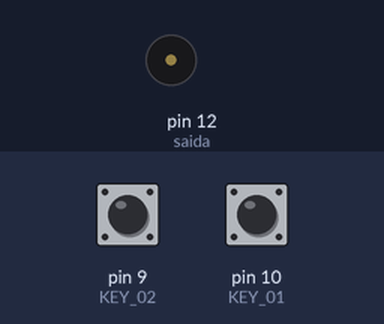
This sketch was run on a simulated Arduino Uno, built with avr-gcc and run on an emulated ATmega328P. On the bench: buzzer (waves = sounding). The inputs (shaded band) are chosen by the test bench; at power-on: pin 9 (KEY_02) LOW, pin 10 (KEY_01) LOW.

Above: at 1.2 s.
1.3 s: pin 9 (KEY_02) pulled HIGH for 0.15 s
At 2.1 s:
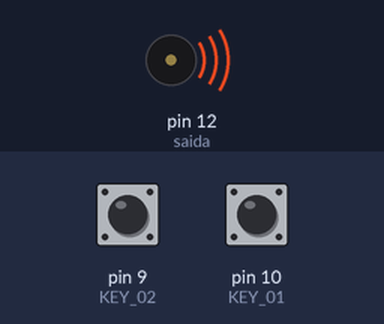
Timing chart, 0 to 4.3 s (numbered marks = the images above; inputs shaded):
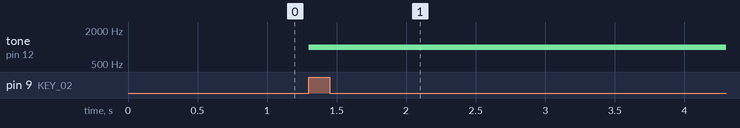

The sketch:

saidas_Som_Chaveadas.ino
```cpp
int freq_S1 = 400;
int freq_S2 = 1000;
int KEY_01 = 10;
int KEY_02 = 9;
int saida = 12;


void setup() {
    pinMode(saida, OUTPUT);
    pinMode(KEY_01, INPUT);
    pinMode(KEY_02, INPUT);

}

void loop() {
  if (push_button(KEY_01)){
    tone(saida,freq_S1);
    delay(2);
  }
  else if (push_button(KEY_02)){
    tone(saida,freq_S2);
    delay(2);
  }
}
boolean push_button(int pin){
  return digitalRead(pin);
}
```

Measured:
- after the input at 1.3 s, tone on pin 12 (saida): silent → 1000 Hz at once
